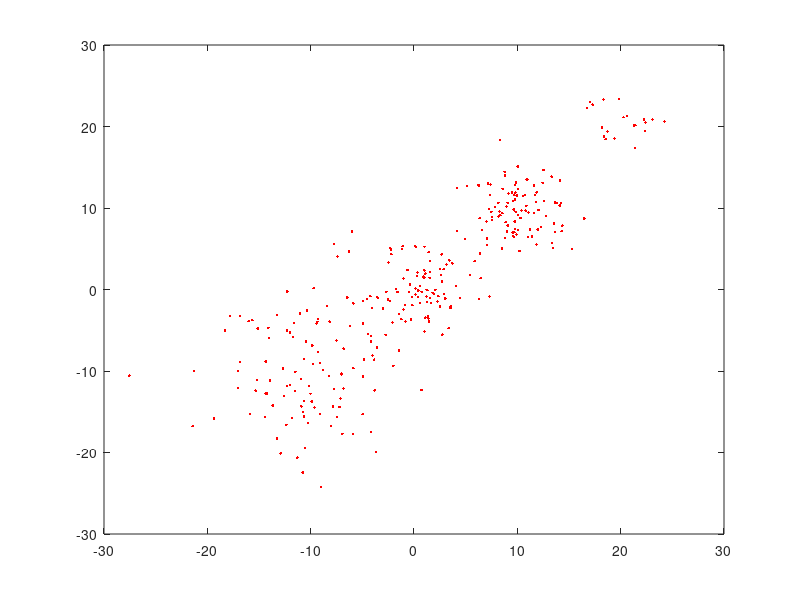

Write MATLAB code to recreate this figure.
function data_set = data_generation()
%     data_set_k = [];
    data_set1 = normrnd(-10,5,[100,2]);
    data_set2 = normrnd(10,3,[100,2]);
    data_set3 = normrnd(0,3,[100,2]);
    data_set4 = normrnd(20,2,[20,2]);
%     for i = 1:K
%        data_set_k = [data_set_k; normrnd(-10+(K-1)*20,1+2*K,[100,2])];
%     end
    data_set = [data_set1; data_set2; data_set3;data_set4];
    csvwrite('data_set.csv',data_set);
%     data_set = data_set_k;
    plot(data_set(:,1),data_set(:,2),'r.')
end
% data_set1 = normrnd(-10,5,[100,2]);
% data_set2 = normrnd(10,3,[100,2]);
% data_set3 = normrnd(0,3,[100,2]);
% % data_set3 = normrnd(-10,2,[100,2]);
% csvwrite('data_set1.csv',data_set1);
% csvwrite('data_set2.csv',data_set2);
% % plot(data_set2,'r*')
% data_set = [data_set1; data_set2;data_set3];
% csvwrite('data_set.csv', data_set);
% plot(data_set(:,1),data_set(:,2),'b.')
% s1 = csvread('data_set1.csv');
% s2 = csvread('data_set2.csv');
% s1_x = zeros(1,100);
% s1_y = zeros(1,100);
% s2_x = zeros(1,100);
% s2_y = zeros(1,100);
% for i = 1:100
%     s1_x(i) = s1(i,1);
%     s1_y(i) = s1(i,2);
%     s2_x(i) = s2(i,1);
%     s2_y(i) = s2(i,2);
% end
% plot(s1_x,s1_y,'r*',s2_x,s2_y,'b.')
% plot(s2_x,s2_y,'b.')